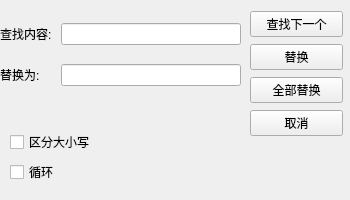
<?xml version="1.0" encoding="UTF-8"?>
<ui version="4.0">
 <class>Replace_Part</class>
 <widget class="QWidget" name="Replace_Part">
  <property name="geometry">
   <rect>
    <x>0</x>
    <y>0</y>
    <width>350</width>
    <height>200</height>
   </rect>
  </property>
  <property name="minimumSize">
   <size>
    <width>350</width>
    <height>200</height>
   </size>
  </property>
  <property name="maximumSize">
   <size>
    <width>350</width>
    <height>200</height>
   </size>
  </property>
  <property name="windowTitle">
   <string>替换</string>
  </property>
  <widget class="QWidget" name="widget" native="true">
   <property name="geometry">
    <rect>
     <x>0</x>
     <y>10</y>
     <width>241</width>
     <height>91</height>
    </rect>
   </property>
   <layout class="QGridLayout" name="gridLayout">
    <item row="1" column="1">
     <widget class="QLineEdit" name="Replace_LineEdit"/>
    </item>
    <item row="0" column="1">
     <widget class="QLineEdit" name="Find_LineEdit"/>
    </item>
    <item row="0" column="0">
     <widget class="QLabel" name="label">
      <property name="text">
       <string>查找内容: </string>
      </property>
     </widget>
    </item>
    <item row="1" column="0">
     <widget class="QLabel" name="label_2">
      <property name="text">
       <string>替换为: </string>
      </property>
     </widget>
    </item>
   </layout>
  </widget>
  <widget class="QWidget" name="widget_2" native="true">
   <property name="geometry">
    <rect>
     <x>250</x>
     <y>10</y>
     <width>93</width>
     <height>128</height>
    </rect>
   </property>
   <layout class="QVBoxLayout" name="verticalLayout">
    <item>
     <widget class="QPushButton" name="FindNextButton">
      <property name="text">
       <string>查找下一个</string>
      </property>
     </widget>
    </item>
    <item>
     <widget class="QPushButton" name="ReplaceButton">
      <property name="text">
       <string>替换</string>
      </property>
     </widget>
    </item>
    <item>
     <widget class="QPushButton" name="ReplaceAllButton">
      <property name="text">
       <string>全部替换</string>
      </property>
     </widget>
    </item>
    <item>
     <widget class="QPushButton" name="CancleButton">
      <property name="text">
       <string>取消</string>
      </property>
     </widget>
    </item>
   </layout>
  </widget>
  <widget class="QWidget" name="widget_3" native="true">
   <property name="geometry">
    <rect>
     <x>10</x>
     <y>130</y>
     <width>101</width>
     <height>56</height>
    </rect>
   </property>
   <layout class="QVBoxLayout" name="verticalLayout_2">
    <item>
     <widget class="QCheckBox" name="ReplaceIsUpper">
      <property name="text">
       <string>区分大小写</string>
      </property>
     </widget>
    </item>
    <item>
     <widget class="QCheckBox" name="ReplaceLoop">
      <property name="text">
       <string>循环</string>
      </property>
     </widget>
    </item>
   </layout>
  </widget>
 </widget>
 <resources/>
 <connections/>
</ui>
